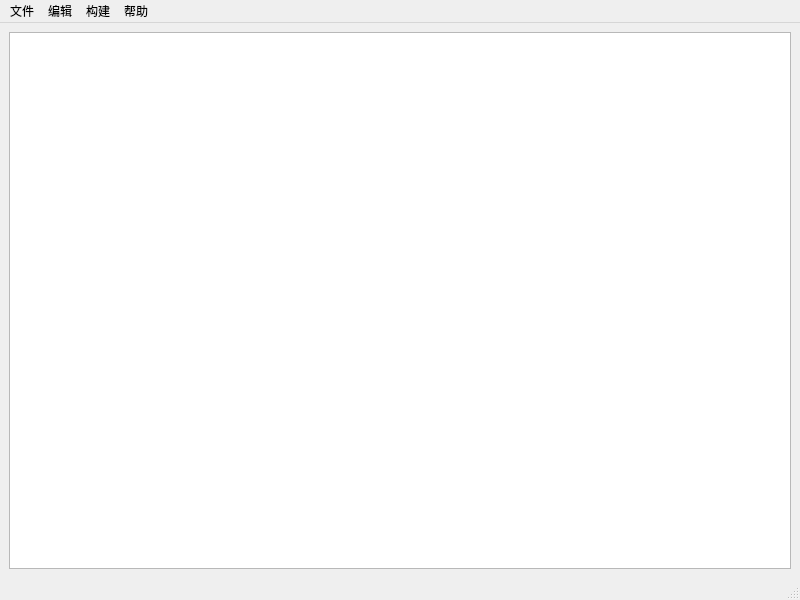
<?xml version="1.0" encoding="UTF-8"?>
<ui version="4.0">
 <class>MainWindow</class>
 <widget class="QMainWindow" name="MainWindow">
  <property name="geometry">
   <rect>
    <x>0</x>
    <y>0</y>
    <width>800</width>
    <height>600</height>
   </rect>
  </property>
  <property name="windowTitle">
   <string>集成化开发环境</string>
  </property>
  <widget class="QWidget" name="centralwidget">
   <layout class="QGridLayout" name="gridLayout">
    <item row="0" column="0">
     <widget class="QTextEdit" name="textEdit">
      <property name="font">
       <font>
        <pointsize>16</pointsize>
        <italic>false</italic>
       </font>
      </property>
      <property name="html">
       <string>&lt;!DOCTYPE HTML PUBLIC &quot;-//W3C//DTD HTML 4.0//EN&quot; &quot;http://www.w3.org/TR/REC-html40/strict.dtd&quot;&gt;
&lt;html&gt;&lt;head&gt;&lt;meta name=&quot;qrichtext&quot; content=&quot;1&quot; /&gt;&lt;style type=&quot;text/css&quot;&gt;
p, li { white-space: pre-wrap; }
&lt;/style&gt;&lt;/head&gt;&lt;body style=&quot; font-family:'.AppleSystemUIFont'; font-size:16pt; font-weight:400; font-style:normal;&quot;&gt;
&lt;p style=&quot;-qt-paragraph-type:empty; margin-top:0px; margin-bottom:0px; margin-left:0px; margin-right:0px; -qt-block-indent:0; text-indent:0px; font-family:'.AppleSystemUIFont'; font-size:13pt;&quot;&gt;&lt;br /&gt;&lt;/p&gt;&lt;/body&gt;&lt;/html&gt;</string>
      </property>
     </widget>
    </item>
   </layout>
  </widget>
  <widget class="QMenuBar" name="menubar">
   <property name="geometry">
    <rect>
     <x>0</x>
     <y>0</y>
     <width>800</width>
     <height>22</height>
    </rect>
   </property>
   <widget class="QMenu" name="menu">
    <property name="title">
     <string>文件</string>
    </property>
    <addaction name="actionnew"/>
    <addaction name="actionOpen"/>
    <addaction name="actionSave"/>
    <addaction name="actionSave_As"/>
    <addaction name="actionExit"/>
   </widget>
   <widget class="QMenu" name="menu_2">
    <property name="title">
     <string>编辑</string>
    </property>
    <addaction name="actionedit"/>
    <addaction name="actioncopy"/>
    <addaction name="actioncut"/>
    <addaction name="actionpase"/>
    <addaction name="actioncancel"/>
   </widget>
   <widget class="QMenu" name="menu_3">
    <property name="title">
     <string>构建</string>
    </property>
    <addaction name="actionCompile"/>
   </widget>
   <widget class="QMenu" name="menu_4">
    <property name="title">
     <string>帮助</string>
    </property>
    <addaction name="actionAbout"/>
   </widget>
   <addaction name="menu"/>
   <addaction name="menu_2"/>
   <addaction name="menu_3"/>
   <addaction name="menu_4"/>
  </widget>
  <widget class="QStatusBar" name="statusbar"/>
  <action name="actionOpen">
   <property name="text">
    <string>打开...</string>
   </property>
   <property name="toolTip">
    <string>打开文件</string>
   </property>
  </action>
  <action name="actionSave">
   <property name="text">
    <string>保存...</string>
   </property>
  </action>
  <action name="actionExit">
   <property name="text">
    <string>退出</string>
   </property>
  </action>
  <action name="actioncancel">
   <property name="text">
    <string>取消</string>
   </property>
  </action>
  <action name="actionedit">
   <property name="text">
    <string>编辑</string>
   </property>
  </action>
  <action name="actioncopy">
   <property name="text">
    <string>拷贝</string>
   </property>
  </action>
  <action name="actionpase">
   <property name="text">
    <string>粘贴</string>
   </property>
  </action>
  <action name="actioncut">
   <property name="text">
    <string>剪切</string>
   </property>
  </action>
  <action name="actionAbout">
   <property name="text">
    <string>关于</string>
   </property>
  </action>
  <action name="actionCompile">
   <property name="text">
    <string>编译</string>
   </property>
  </action>
  <action name="actionnew">
   <property name="text">
    <string>新建</string>
   </property>
  </action>
  <action name="actionSave_As">
   <property name="text">
    <string>另存为...</string>
   </property>
  </action>
 </widget>
 <resources/>
 <connections/>
</ui>
